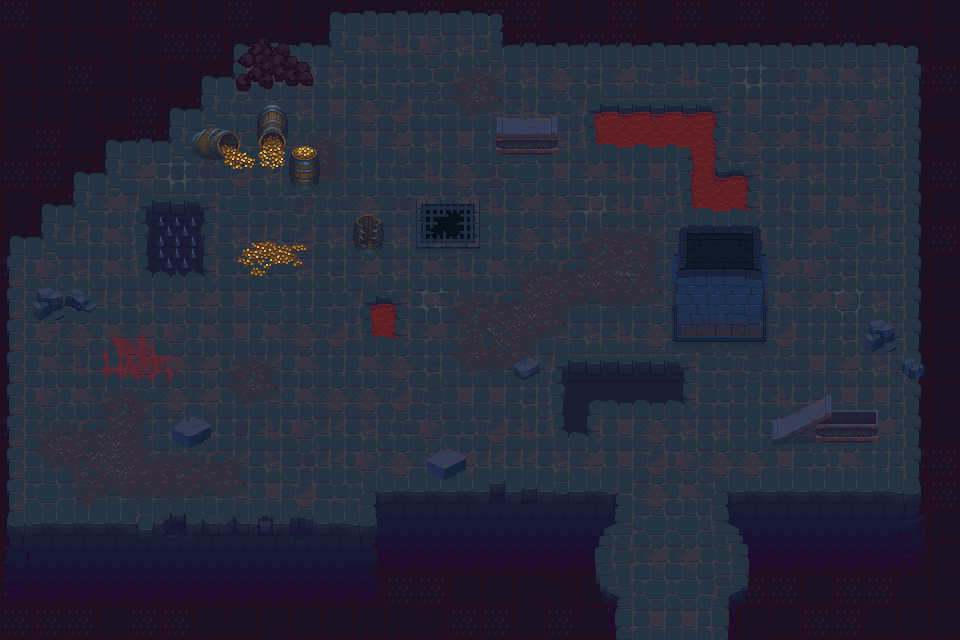

A 2D game scene composited from a Tiled map and its tileset images. What follows is a short description and the map's XML, with each tile layer's data collapsed to a summary:
An orthogonal 30x20 tile map with 32x32 px tiles, 4 tile layers (BELLOW_GROUND, SUBGROUND, GROUND, DECORATIONS), 5 tilesets.

<map version="1.10" tiledversion="1.10.2" orientation="orthogonal" renderorder="right-down" width="30" height="20" tilewidth="32" tileheight="32" infinite="0" nextlayerid="6" nextobjectid="1">
 <tileset firstgid="1" source="Tilesets/Tileset - wall 1.tsx" />
 <tileset firstgid="369" source="Tilesets/Blood pool - style2 - with spikes - transparency.tsx" />
 <tileset firstgid="679" source="Tilesets/Tileset-Terrain-old prison.tsx" />
 <tileset firstgid="5164" source="Tilesets/atlas-props.tsx" />
 <tileset firstgid="7878" source="Tilesets/Tileset - wall 2.tsx" />
 <layer id="1" name="BELLOW_GROUND" width="30" height="20">
  <data>[600 cells, 600 non-empty, 17 distinct tile ids]</data>
 </layer>
 <layer id="3" name="SUBGROUND" width="30" height="20">
  <data>[600 cells, 63 non-empty, 10 distinct tile ids]</data>
 </layer>
 <layer id="2" name="GROUND" width="30" height="20">
  <data>[600 cells, 451 non-empty, 120 distinct tile ids]</data>
 </layer>
 <layer id="5" name="DECORATIONS" width="30" height="20">
  <data>[600 cells, 77 non-empty, 77 distinct tile ids]</data>
 </layer>
 <objectgroup id="4" name="Object Layer 1" />
</map>
